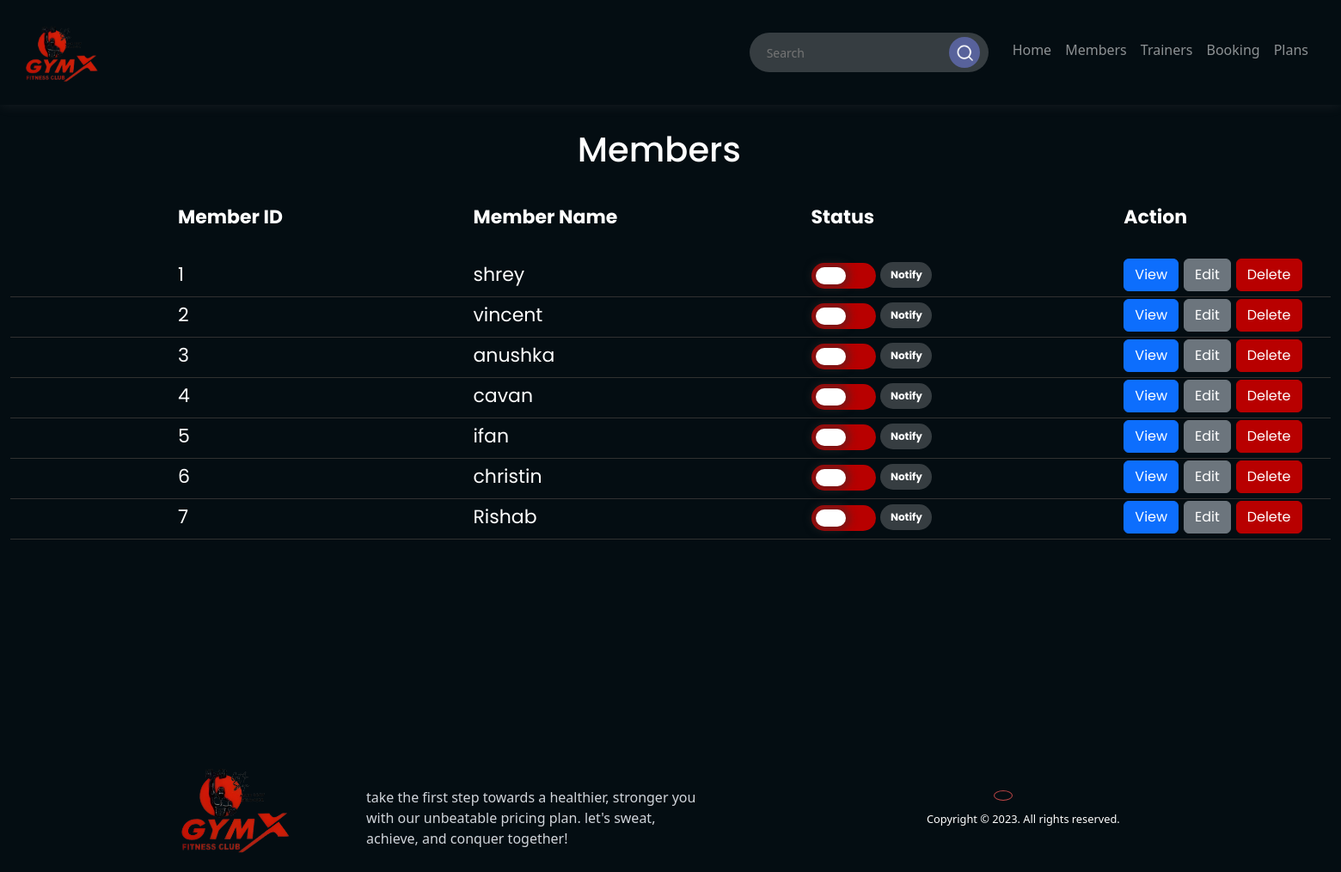
Screenshot of /Members/members.php (signed in) with the database file from the repository.
### tables this page shows
CREATE TABLE `members_list` (
  `Enrollment_no` int(10) NOT NULL,
  `Client_name` varchar(100) NOT NULL,
  `Present_address` varchar(255) NOT NULL,
  `Email` varchar(50) NOT NULL,
  `phone_no` bigint(10) NOT NULL,
  `DOB` date NOT NULL,
  `Medical_issues` varchar(255) NOT NULL,
  `start_date` date DEFAULT NULL,
  `Em_name` varchar(100) NOT NULL,
  `Em_address` varchar(255) NOT NULL,
  `Em_phone_no` bigint(10) NOT NULL,
  `M_status` tinyint(1) NOT NULL,
  `plan_id` int(11) DEFAULT NULL,
  `end_date` date DEFAULT NULL
);

### Members/members.php (the view, shortened to what this page needs)
<?php
        if(!isset($_SESSION['adminusername'])){
          echo "<script>
                        window.location.href='http://localhost/gymx/AdminLogin/login.php';
                    </script>";
        }
        else{
  ?>
<!DOCTYPE html>
<html lang="en">
<head>
  <link href="https://cdn.jsdelivr.net/npm/bootstrap@5.3.2/dist/css/bootstrap.min.css" rel="stylesheet" />
  <link rel="stylesheet" href="UserSide.css" />
  <link rel="stylesheet" href="members.css" />
  <link href="https://cdn.jsdelivr.net/npm/remixicon@3.5.0/fonts/remixicon.css" rel="stylesheet">
  <link href="https://cdn.jsdelivr.net/npm/bootstrap@5.3.2/dist/css/bootstrap.min.css" rel="stylesheet">
  <link rel="stylesheet" href="css/member.css" />
</head>
<body>
  <div class="container-fluid" id="container">
    <div class="row">
      <nav class="navbar navbar-expand-lg navbar-dark">
        <a class="navbar-brand" href="#"><img class="logo" src="images/logo.png" alt="logo-img" /></a>
        <div class="collapse navbar-collapse" id="navbarNav">
          <ul class="navbar-nav ms-auto">
            <li class="nav-item search-bar-item">
              <div class="search-bar">
                <form class="search-form" id="liveSearchForm">
                  <input type="text" placeholder="Search" name="q" class="search-input" id="liveSearchInput">
                  <button type="button" class="search-button">
                    <img src="search.png" alt="Search">
                  </button>
                </form>
              </div>
            </li>
            <li class="nav-item active">
              <a class="nav-link" title="Home" href="http://localhost/gymx/dashboard/admindashboard.php">Home</a>
            </li>
            <li class="nav-item">
              <a class="nav-link" title="Members" href="http://localhost/gymx/Members/members.php">Members</a>
            </li>
            <li class="nav-item">
              <a class="nav-link" title="Trainers" href="http://localhost/gymx/Trainerspage/trainers.php">Trainers</a>
            </li>
            <li class="nav-item">
              <a class="nav-link" title="Booking" href="http://localhost/gymx/Admin side booking page/Booking.php">Booking</a>
            </li>
            <li class="nav-item">
              <a class="nav-link" title="Plans" href="http://localhost/gymx/Plans/plansDetails.php">Plans</a>
            </li>
          </ul>
        </div>
      </nav>
    </div>
  </div>
  <div class="container-fluid">
    <h1>Members</h1>
    <table id="member-data">
      <thead>
        <tr>
          <th>Member ID</th>
          <th>Member Name</th>
          <th>Status</th>
          <th>Action</th>
        </tr>
      </thead>
      <tbody>
         <?php
include 'config.php';
$stmt = $connection->prepare("SELECT
                                Enrollment_no,
                                Client_name,
                                Present_address,
                                Email,
                                phone_no,
                                DOB,
                                Medical_issues,
                                start_date,
                                Em_name,
                                Em_address,
                                Em_phone_no,
                                CASE
                                    WHEN CURRENT_DATE() BETWEEN start_date AND end_date THEN 1
                                    ELSE 0
                                END AS M_status,
                                plan_id,
                                end_date
                            FROM
                                members_list");
$stmt->execute();
$result = $stmt->get_result();
while ($row = $result->fetch_assoc()) {
    $status = $row["M_status"];
    $statusClass = ($status == 1) ? 'active' : 'inactive';
    $isChecked = ($status == 1) ? 'checked' : '';
    echo "<tr>
            <td class=\"stud_id\">" . $row["Enrollment_no"] . "</td>
            <td>" . $row["Client_name"] . "</td>
            <td>
              <label class=\"switch\">
                <input type=\"checkbox\" {$isChecked} data-toggle=\"toggle\" data-on=\"Active\" data-off=\"Inactive\">
                <span class=\"slider {$statusClass}\"></span>
              </label>
              <button class=\"notify-button\" data-membername=\"" . $row["Client_name"] . "\" data-phone=\"" . $row["phone_no"] . "\">Notify</button>
            </td>
            <td>
              <button type=\"button\" class=\"btn btn-primary view_btn\">View</button>
              <button type=\"button\" class=\"btn  btn-secondary  edit_btn\">Edit</button>
              <button type=\"button\" class=\"btn  custom-btn btn-danger delete_btn\">Delete</button>
            </td>
          </tr>";
}
?>
      </tbody>
    </table>
  </div>
    <footer class="section_container footer_container">
        <div class="footer_col">
          <div class="footer_logo"><img src="images/logo.png" alt="logo"></div>
          <p class="p">
            take the first step towards a healthier, stronger you with our
            unbeatable pricing plan. let's sweat, achieve, and conquer together!
          </p>
          <div class="footer_socials">
            <a href="https://www.instagram.com/gymx.fitness.club?igsh=MTI3YWlnNGpwdWV5NA=="><i class="ri-instagram-line"></i></a>
          </div>
        </div>
      </footer>
      <div class="footer_bar">
        Copyright © 2023. All rights reserved.
      </div>
</body>
</html>
<?php
  }
?>

### Members/UserSide.css (style rules this page uses)
:root { --primary-color: #040D12; --primary-color-light: #1f2125; --primary-color-extra-light: #35373b; --secondary-color: #c04747; --secondary-color-dark: #3e8837; --text-light: #d1d5db; --white: #ffffff; --max-width: 1200px; }
* { padding: 0; margin: 0; box-sizing: border-box; }
.section_container { max-width: var(--max-width); margin: auto; padding: 5rem 1rem; }
img { width: 100%; display: flex; }
.logo { width: 100px; position: relative; left: 20px; }
#navbarNav { padding: 30px; }
.navbar { background-color: var(--primary-color-light); position: fixed; top: 0; left: 0; width: 100%; z-index: 1000; box-shadow: 0 0 15px rgba(222, 197, 197, 0.1); }
a { text-decoration: none; }
body { font-family: 'Poppins', sans-serif; background-color: #040D12 !important; }
span { -webkit-text-fill-color: transparent; -webkit-text-stroke: 1px var(--white); }
.footer_container { position: relative; display: grid; grid-template-columns: 400px repeat(3, 1fr); gap: 2rem; padding-top: 100px; }
.footer_logo { max-width: 150px; margin-bottom: 2rem; }
.footer_col p { margin-bottom: 2rem; color: var(--text-light); }
.footer_socials { display: flex; align-items: center; gap: 1px; }
.footer_socials a { padding: 5px 10px; font-size: 1.25rem; color: var(--secondary-color); border: 1px solid var(--secondary-color); border-radius: 100%; transition: 0.3s; }
.footer_bar { max-width: var(--max-width); margin: auto; padding: 1rem; font-size: 0.8rem; color: var(--white); }

### Members/members.css (style rules this page uses)
:root { --primary-color: #040D12; --primary-color-light: #1f2125; --primary-color-extra-light: #35373b; --secondary-color: #c04747; --secondary-color-dark: #3e8837; --text-light: #d1d5db; --white: #ffffff; --max-width: 1200px; }
* { padding: 0; margin: 0; box-sizing: border-box; }
.section_container { max-width: var(--max-width); margin: auto; padding: 5rem 1rem; }
img { width: 100%; display: flex; }
.logo { width: 100px; position: relative; left: 20px; }
#navbarNav { padding: 30px; }
a { text-decoration: none; }
body { font-family: 'Poppins', sans-serif; background-color: #040D12 !important; }
.search-bar { display: flex; align-items: center; justify-content: space-between; }
.search-form { background: rgba(255, 255, 255, 0.2); display: flex; align-items: center; border-radius: 50px; padding: 5px 10px; }
.search-bar-item { margin-right: 20px; display: flex; align-items: center; }
.search-input { background: transparent; border: 0; outline: none; padding: 5px 10px; font-size: 14px; color: #cac7ff; border-radius: 50px; }
.search-button { border: 0; background: #58629b; border-radius: 50%; padding: 8px; cursor: pointer; }
.search-button img { width: 20px; height: 20px; }

### Members/css/member.css (style rules this page uses)
body { background-color: #040D12 ; }
table { width: 100%; border-collapse: collapse; }
th { padding-bottom: 30px; padding-left: 195px; text-align: left; font-size: 22px; font-family: 'Poppins' , sans-serif; color: white; }
td { padding-left: 195px; padding-bottom: 5px; text-align: left; border-bottom: 1px solid #313131 !important; font-size: 22px; font-family: 'Poppins' , sans-serif; color: white; }
h1 { position: relative; left: 41%; color: white !important; font-family: 'Poppins', sans-serif; padding: 30px; }
.switch { position: relative; top: 7px; display: inline-block; width: 75px; height: 30px; margin: 40 10px; }
.slider { position: absolute; cursor: pointer; top: 0; left: 0; right: 0; bottom: 0; background-color: #B80000; transition: 0.4s; border-radius: 34px; }
.slider:before { position: absolute; content: ""; height: 20px; width: 35px; left: 5px; bottom: 5px; background-color: white; transition: 0.4s; border-radius: 50px; box-shadow: 0 0 10px 5px rgba(49, 44, 44, 0.5); }
.notify-button { background: rgba(255, 255, 255, 0.2); color: white; border: 2px solid transparent; border-radius: 70px; padding: 10; width: 60px; height: 30px; cursor: pointer; transition: background-color 0.3s, border-color 0.3s; font-size: 12px; font-weight: bold; position: relative; bottom: 5px; }

### rows the page displays
members_list: Enrollment_no "1", Client_name "shrey"
members_list: Enrollment_no "2", Client_name "vincent"
members_list: Enrollment_no "3", Client_name "anushka"
members_list: Enrollment_no "4", Client_name "cavan"
members_list: Enrollment_no "5", Client_name "ifan"
members_list: Enrollment_no "6", Client_name "christin"
members_list: Enrollment_no "7", Client_name "Rishab"
